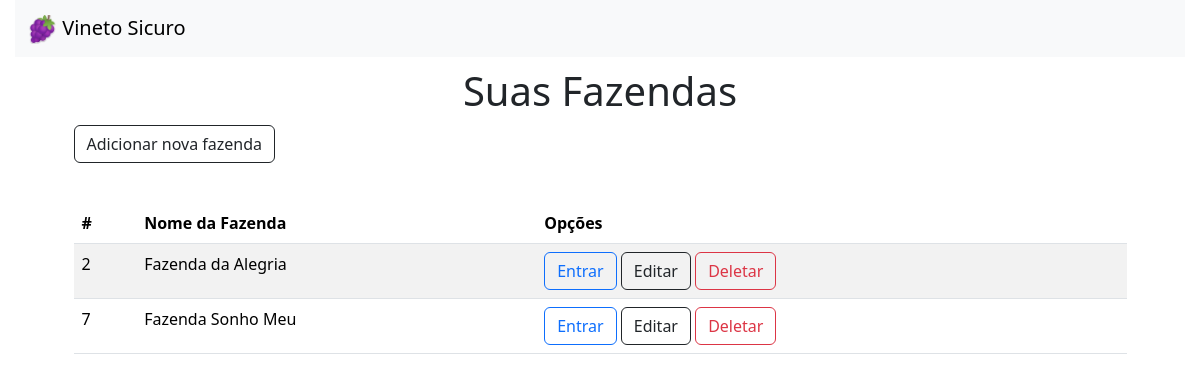
/farms/, run on an earlier commit of the app's database.
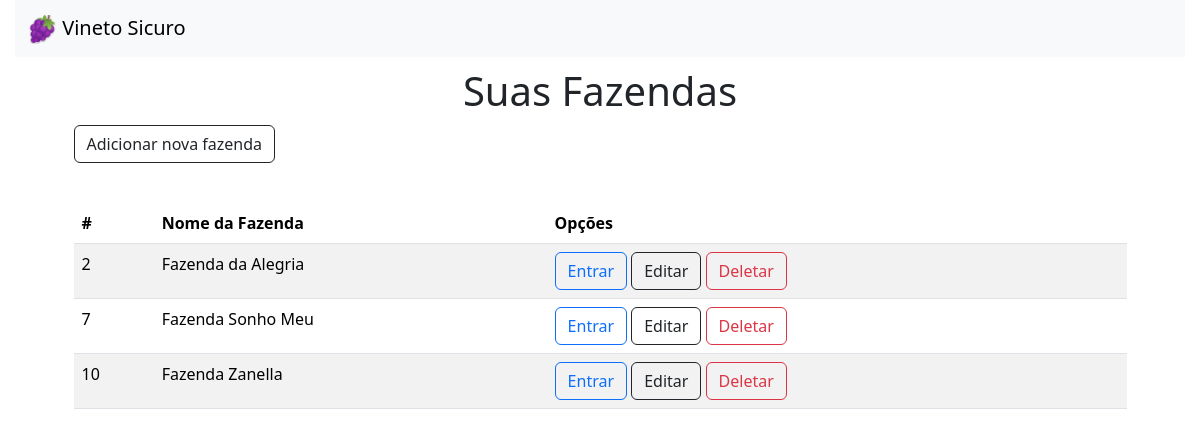
And on a later commit of the database.
### app1/models.py (models this page shows, shortened)
class Farm(models.Model):
    name = models.CharField(max_length=100)
    geolocalization = models.CharField(max_length=100, null=True)

### app1/views.py (the view)
# urls.py: path('farms/', views.farm_list, name='farm_list'),
def farm_list(request):
    farms = Farm.objects.all()
    return render(request, 'app1/farm_list.html', {'farms': farms})

### Templates/app1/Farm_list.html (shortened to what this page needs)
<!doctype html>
{% load static %}
<html lang="pt-br">
  <head>
    <link href="https://cdn.jsdelivr.net/npm/bootstrap@5.3.2/dist/css/bootstrap.min.css" rel="stylesheet">
    <link href="{% static '/app1/img/style.css' %}" rel="stylesheet">
  </head>
  <body>
    <nav class="navbar bg-body-tertiary">
      <div class="container-fluid">
        <a class="navbar-brand" href="#">
          <img src="{% static '/app1/img/logo.png' %}"  alt="Logo" width="30"  class="d-inline-block align-text-top">
          Vineto Sicuro
        </a>
      </div>
    </nav>
      <h1 style="text-align: center; margin: 10px;">Suas Fazendas</h1>
      <a href="{% url 'app1:farm_create' %}" type="button" class="btn btn-outline-dark" style="margin-left: 5%; margin-bottom: 10px;">Adicionar nova fazenda</a>
      <div style=" padding-left: 5%; padding-right: 5% ; margin-top: 30px;">
        <table class="table table-striped table-hover">
          <thead>
            <tr>
              <th scope="col">#</th>
              <th scope="col">Nome da Fazenda</th>
              <th scope="col">Opções</th>
            </tr>
          </thead>
          {% for farm in farms %}
            <tr>
              <td> {{ farm.id }} </td>
              <td>{{ farm.name }}</td>
              <td>
                <a href="{% url 'app1:farm_detail' farm.pk %}" type="button" class="btn btn-outline-primary">Entrar</a>
                <a href="{% url 'app1:farm_edit' farm.pk %}" class="btn btn-outline-dark" >Editar</a>
                <a href="{% url 'app1:farm_delete' farm.pk %}" type="button" class="btn btn-outline-danger">Deletar</a>
              </td>
            </tr>
            {% endfor %}
        </table>
      </div>
  </body>
</html>

What changed in the data, as far as the page shows it:
added Farm: id "10", name "Fazenda Zanella"
